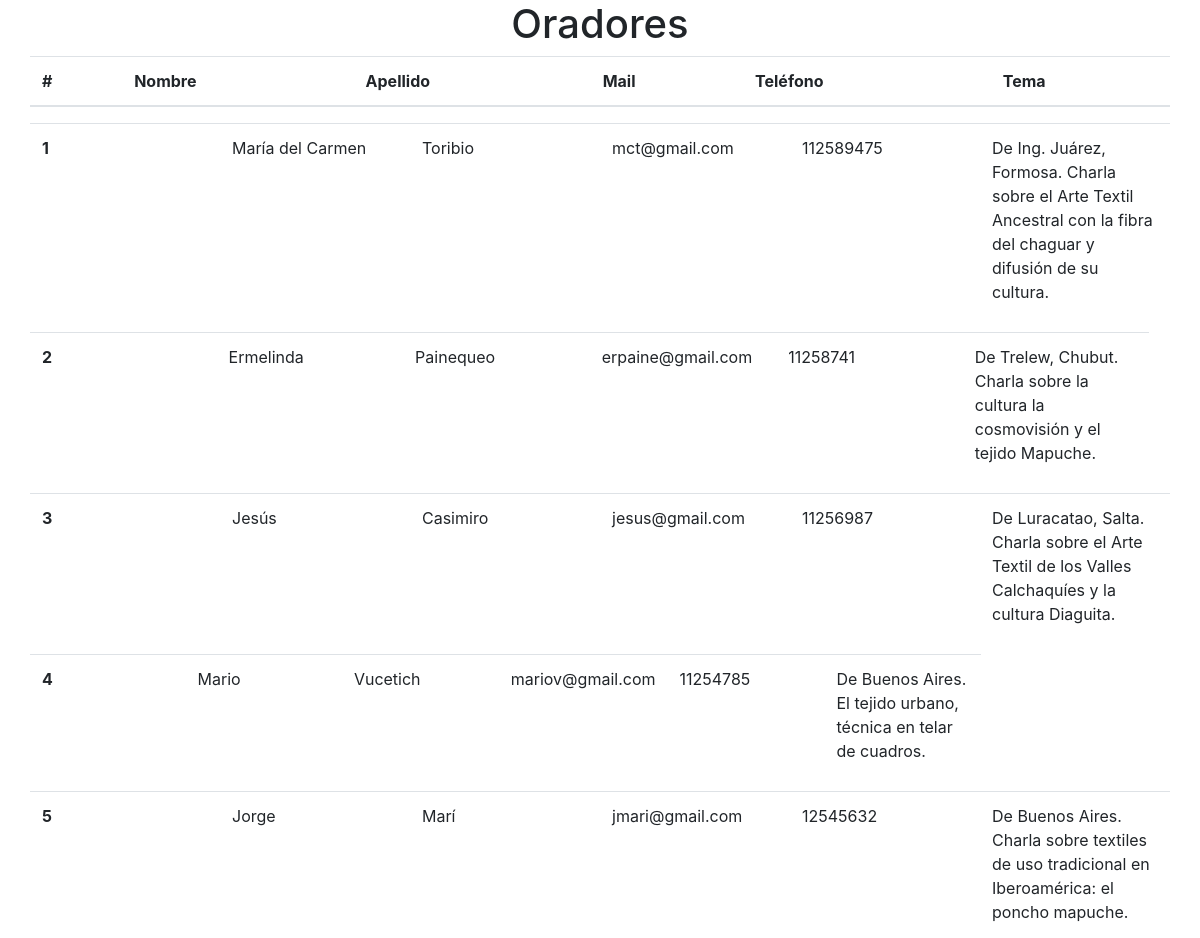
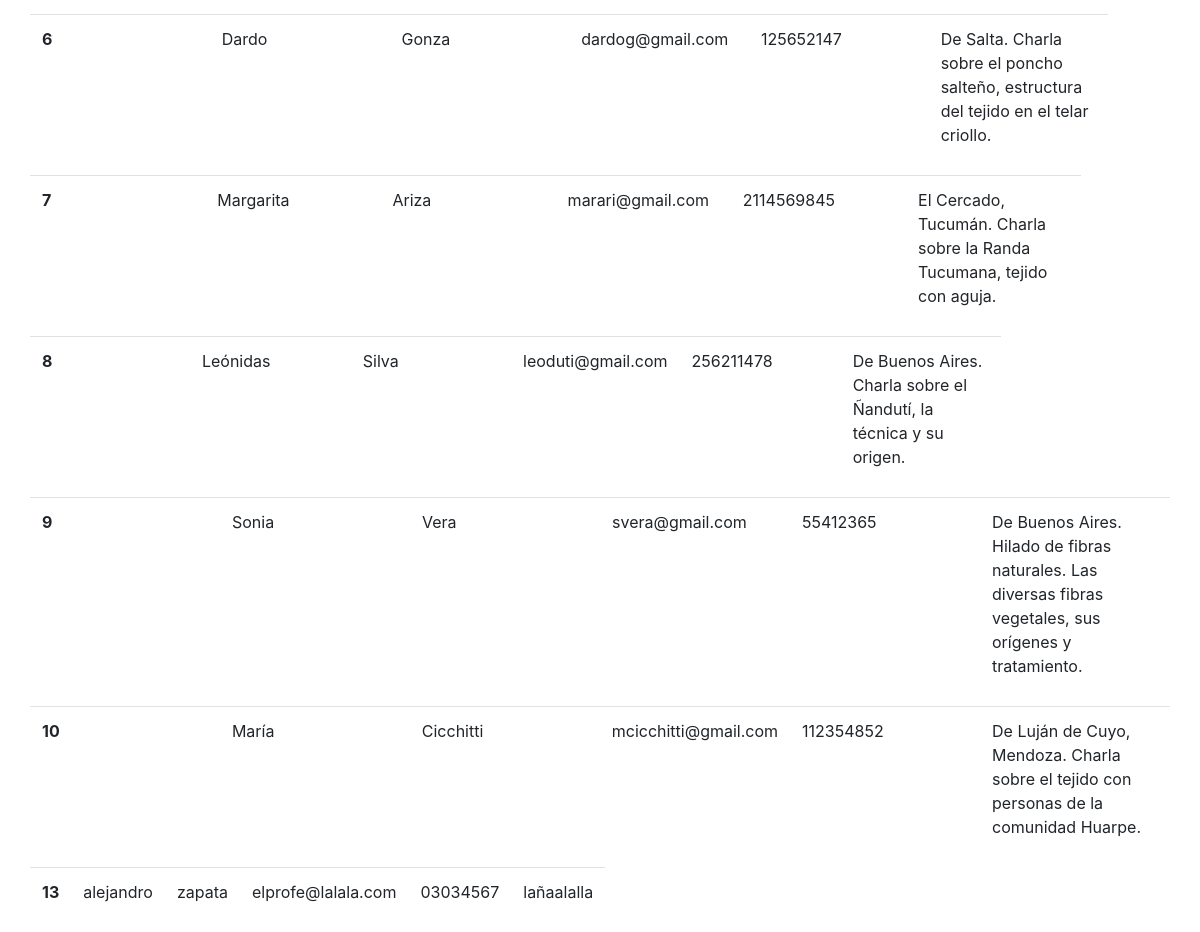
Page /conex.php on the committed database (2 pictures, top to bottom).
### tables this page shows
CREATE TABLE `oradores` (
  `id_orador` int(10) NOT NULL,
  `nombre` varchar(30) NOT NULL,
  `apellido` varchar(30) NOT NULL,
  `mail` varchar(20) NOT NULL,
  `telefono` varchar(20) NOT NULL,
  `tema` varchar(130) NOT NULL
);

### conex.php (the view, shortened to what this page needs)
<?php
$servername = "localhost";
$username = "root";
$password = "";
$dbname = "Oradores_textiles";
$conn = new mysqli($servername, $username, $password, $dbname);
$sql = "SELECT * FROM oradores";
$result = $conn->query($sql);
?>
<!DOCTYPE html>
<html lang="en">
<head>
    <link rel="stylesheet" href="https://cdn.jsdelivr.net/npm/bootstrap@4.3.1/dist/css/bootstrap.min.css">
</head>
<body>
<h1 class="text-center">Oradores</h1>
<div class="container">
        <div class="row">
            <div clas="col-lg-12">
<table class="table  table-border table-hover">
<thead>
<tr>
      <th scope="col">#</th>
      <th scope="col">Nombre</th>
      <th scope="col">Apellido</th>
      <th scope="col">Mail</th>
      <th scope="col">Teléfono</th>
      <th scope="col">Tema</th>
    </tr>
</thead>
<?php
if ($result->num_rows > 0) {
    while ($row = $result->fetch_assoc()) {
        ?>
       <div class="container">
        <div class="row">
            <div clas="col-lg-12">
    <table class="table  table-border table-hover text-left">
  <tbody>
    <tr>
      <th class="col-2"><?= $row['id_orador'] ?></th>
      <td class="col-2"><?= $row['nombre'] ?></td>
      <td class="col-2"><?= $row['apellido'] ?></td>
      <td class="col-2"><?= $row['mail'] ?></td>
      <td class="col-2"><?= $row['telefono'] ?></td>
      <td class="col-2"><?= $row['tema'] ?></td>
    </tr>
  </tbody>
</table>
</table>
</div>
        </div>
       </div>
<?php
}
}
?>
</body>
</html>

### rows in the picture
oradores: id_orador "1", nombre "María del Carmen", apellido "Toribio", mail "mct@gmail.com", telefono "112589475", tema "De Ing. Juárez, Formosa. Charla sobre el Arte Textil Ancestral con la fibra del chaguar y difusión de su cultura."
oradores: id_orador "2", nombre "Ermelinda", apellido "Painequeo", mail "erpaine@gmail.com", telefono "11258741", tema "De Trelew, Chubut. Charla sobre la cultura la cosmovisión y el tejido Mapuche."
oradores: id_orador "3", nombre "Jesús", apellido "Casimiro", mail "jesus@gmail.com", telefono "11256987", tema "De Luracatao, Salta. Charla sobre el Arte Textil de los Valles Calchaquíes y la cultura Diaguita."
oradores: id_orador "4", nombre "Mario", apellido "Vucetich", mail "mariov@gmail.com", telefono "11254785", tema "De Buenos Aires. El tejido urbano, técnica en telar de cuadros."
oradores: id_orador "5", nombre "Jorge", apellido "Marí", mail "jmari@gmail.com", telefono "12545632", tema "De Buenos Aires. Charla sobre textiles de uso tradicional en Iberoamérica: el poncho mapuche."
oradores: id_orador "6", nombre "Dardo", apellido "Gonza", mail "dardog@gmail.com", telefono "125652147", tema "De Salta. Charla sobre el poncho salteño, estructura del tejido en el telar criollo."
oradores: id_orador "7", nombre "Margarita", apellido "Ariza", mail "marari@gmail.com", telefono "2114569845", tema "El Cercado, Tucumán. Charla sobre la Randa Tucumana, tejido con aguja."
oradores: id_orador "8", nombre "Leónidas", apellido "Silva", mail "leoduti@gmail.com", telefono "256211478", tema "De Buenos Aires. Charla sobre el Ñandutí, la técnica y su origen."
oradores: id_orador "9", nombre "Sonia", apellido "Vera", mail "svera@gmail.com", telefono "55412365", tema "De Buenos Aires. Hilado de fibras naturales. Las diversas fibras vegetales, sus orígenes y tratamiento."
oradores: id_orador "10", nombre "María", apellido "Cicchitti", mail "mcicchitti@gmail.com", telefono "112354852", tema "De Luján de Cuyo, Mendoza. Charla sobre el tejido con personas de la comunidad Huarpe."
oradores: id_orador "13", nombre "alejandro", apellido "zapata", mail "elprofe@lalala.com", telefono "03034567", tema "lañaalalla"
